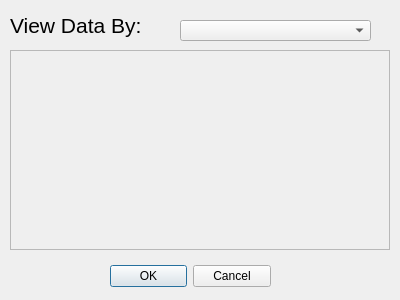
<?xml version="1.0" encoding="UTF-8"?>
<ui version="4.0">
 <class>Dialog</class>
 <widget class="QDialog" name="Dialog">
  <property name="geometry">
   <rect>
    <x>0</x>
    <y>0</y>
    <width>400</width>
    <height>300</height>
   </rect>
  </property>
  <property name="windowTitle">
   <string>Dialog</string>
  </property>
  <widget class="QDialogButtonBox" name="buttonBox">
   <property name="geometry">
    <rect>
     <x>110</x>
     <y>260</y>
     <width>161</width>
     <height>32</height>
    </rect>
   </property>
   <property name="orientation">
    <enum>Qt::Horizontal</enum>
   </property>
   <property name="standardButtons">
    <set>QDialogButtonBox::Cancel|QDialogButtonBox::Ok</set>
   </property>
  </widget>
  <widget class="QScrollArea" name="chart_scroll_area">
   <property name="geometry">
    <rect>
     <x>10</x>
     <y>50</y>
     <width>380</width>
     <height>200</height>
    </rect>
   </property>
   <property name="widgetResizable">
    <bool>true</bool>
   </property>
   <widget class="QWidget" name="scrollAreaWidgetContents">
    <property name="geometry">
     <rect>
      <x>0</x>
      <y>0</y>
      <width>378</width>
      <height>198</height>
     </rect>
    </property>
   </widget>
  </widget>
  <widget class="QComboBox" name="factor_combo_box">
   <property name="geometry">
    <rect>
     <x>180</x>
     <y>20</y>
     <width>191</width>
     <height>21</height>
    </rect>
   </property>
  </widget>
  <widget class="QLabel" name="label">
   <property name="geometry">
    <rect>
     <x>10</x>
     <y>10</y>
     <width>141</width>
     <height>31</height>
    </rect>
   </property>
   <property name="font">
    <font>
     <pointsize>16</pointsize>
    </font>
   </property>
   <property name="text">
    <string>View Data By:</string>
   </property>
  </widget>
 </widget>
 <resources/>
 <connections>
  <connection>
   <sender>buttonBox</sender>
   <signal>accepted()</signal>
   <receiver>Dialog</receiver>
   <slot>accept()</slot>
   <hints>
    <hint type="sourcelabel">
     <x>248</x>
     <y>254</y>
    </hint>
    <hint type="destinationlabel">
     <x>157</x>
     <y>274</y>
    </hint>
   </hints>
  </connection>
  <connection>
   <sender>buttonBox</sender>
   <signal>rejected()</signal>
   <receiver>Dialog</receiver>
   <slot>reject()</slot>
   <hints>
    <hint type="sourcelabel">
     <x>316</x>
     <y>260</y>
    </hint>
    <hint type="destinationlabel">
     <x>286</x>
     <y>274</y>
    </hint>
   </hints>
  </connection>
 </connections>
</ui>
